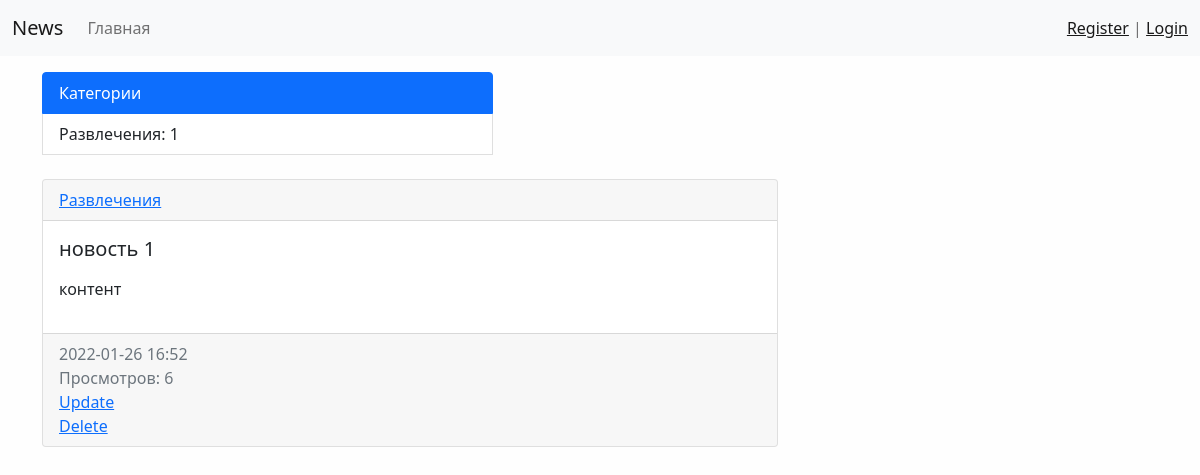
The page /news/1 on the database as committed earlier.
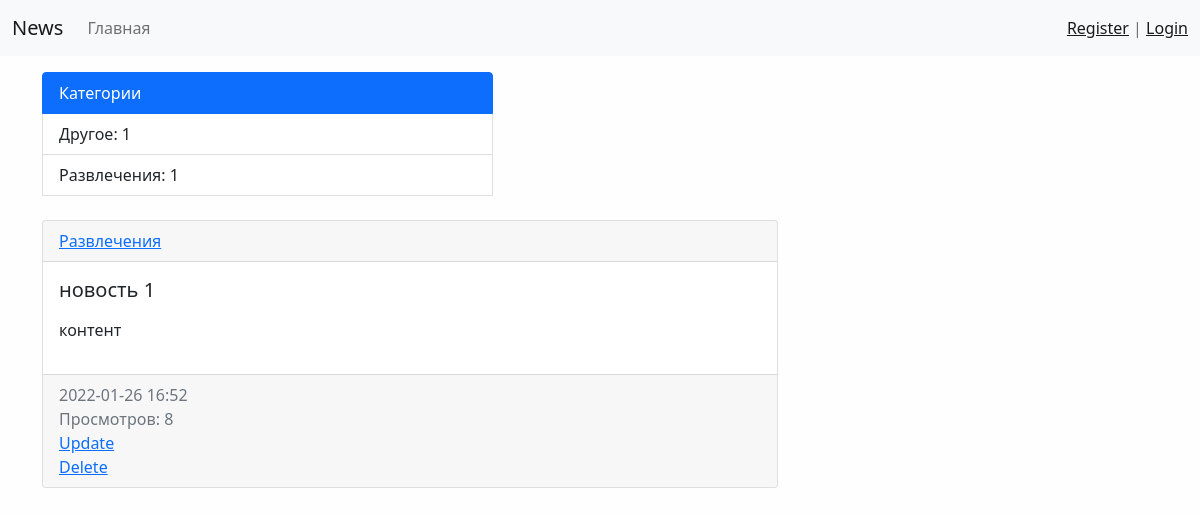
The same page on the database as committed later.
### news/models.py (models this page shows, shortened)
class Category(models.Model):
    title = models.CharField(max_length=150, db_index=True, verbose_name='Наименование категории')
    def __str__(self):
        return self.title
    def get_absolute_url(self):
        return reverse('category', kwargs={"category_id": self.pk})
    class Meta:
        verbose_name = 'Категория'
        verbose_name_plural = 'Категории'
        ordering = ['-title']

class News(models.Model):
    title = models.CharField(max_length=150, verbose_name='Название')
    content = models.TextField(blank=True, verbose_name='Содержание')
    created_at = models.DateTimeField(auto_now_add=True, verbose_name='Дата создания')
    updated_at = models.DateTimeField(auto_now=True, verbose_name='Дата редактирования')
    photo = models.ImageField(upload_to='photos/%Y/%m/%d/', verbose_name='Фото', blank=True)
    is_published = models.BooleanField(default=False, verbose_name='Опубликовано')
    category = models.ForeignKey('Category', on_delete=models.PROTECT, verbose_name='Категория')
    views = models.IntegerField(default=0)
    class Meta:
        verbose_name = 'Новость'
        verbose_name_plural = 'Новости'
        ordering = ['-created_at']

### news/views.py (the view)
# urls.py: path('news/<int:pk>', views.ViewNews.as_view(), name='view-news'),
class ViewNews(DetailView):
    model = News

### news/templatetags/news_tags.py (called while the page is built)
@register.simple_tag(name='get_list_categories')
def get_categories():
    categories = Category.objects.filter(news__is_published=True).annotate(cnt=Count('news')).order_by('-cnt')
    return categories

### news/templates/news/news_detail.html (shortened to what this page needs)
{% extends 'news/base.html' %}
{% block sidebar %}
    {% include 'includes/_sidebar.html' %}
{% endblock %}
{% block content %}
    <div class="card mb-3 ">
        <div class="card-header">
            <a href="{{ news.category.get_absolute_url }}">{{ news.category }}</a>
        </div>
        <div class="card-body">
            <div class="media">
                <div class="media-body">
                    <h5 class="card-title">{{ news.title }}</h5>
                    <p class="card-text">{{ news.content|safe|linebreaks }}</p>
                </div>
            </div>
        </div>
        <div class="card-footer text-muted">
            {{ news.created_at|date:"Y-m-d H:i" }}<br>Просмотров: {{ news.views }}
            <br><a href="{% url 'update-news' news.pk %}">Update</a>
            <br><a href="{% url 'delete-news' news.pk %}">Delete</a>
        </div>
    </div>
{% endblock %}

### news/templates/includes/_sidebar.html
{% load news_tags %}
<div class="list-group">
    <div class="list-group-item list-group-item-action active">Категории</div>
    {% get_list_categories as categories %}
    {% for category in categories%}
            <a href="{{ category.get_absolute_url }}" class="list-group-item list-group-item-action">{{ category.title }}: {{ category.cnt}}</a>
    {% endfor %}
    <br>
</div>

Rows that differ between the two databases and show on the page:
now on this page (row unchanged): Category: title "Другое", cnt "1"
changed News "новость 1": views "6" → "8"
